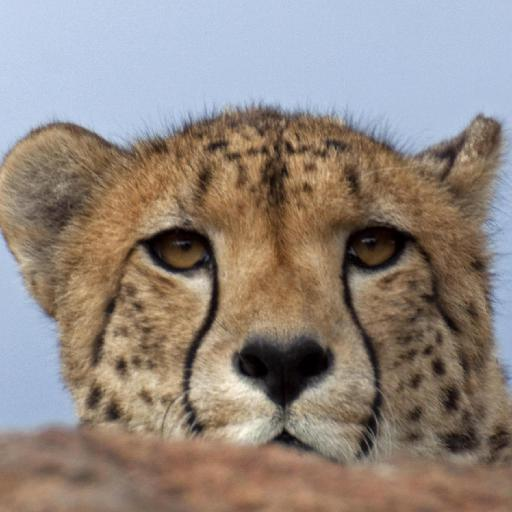
#> input picture test/dataset/1000.jpg, 512 x 512 px, found by its file name
$ python tes.py   (older library calls are emulated)
#> lines starting #> are read from the running program, lines starting #| are printed output that depends on the picture; long printed decimals are rounded
### src/glcm.py
import numpy as np
import math
from skimage.feature import graycomatrix, graycoprops # buat ngecek aja
from nyoba.cosine_similarity import cosine_sim

########## CONVERT WARNA TO GRAYSCALE ##########
def toGrayscale(image):
    grayscale_image = np.dot(image[..., :3], [0.29, 0.587, 0.114]).astype(np.uint8)
    return grayscale_image

########## FRAMEWORK MATRIKS ##########
def matrixGLCM(image, d=1, angle=0):
    # ubah jadi grayscale dulu
    image = toGrayscale(image)

    # quantization levels
    levels = np.max(image) + 1

    # inisialisasi matrix dengan 0
    framework_matrix = np.zeros((levels, levels))

    # dimensi dari gambarnya
    rows, cols = image.shape

    # isi matrixnya
    for i in range(rows):
        for j in range(cols):
                x1, y1 = i, j

                # perpindahan vektor berdasarkan sudut
                if angle == 0:
                    x2, y2 = i + 0, j + d
                elif angle == 45:
                    x2, y2 = i + d, j + d
                elif angle == 90:
                    x2, y2 = i + d, j + 0
                elif angle == 135:
                    x2, y2 = i + 0, j + d

                if 0 <= x1 < rows and 0 <= y1 < cols and 0 <= x2 < rows and 0 <= y2 < cols:
                    pixel1 = image[x1, y1]
                    pixel2 = image[x2, y2]
                    framework_matrix[pixel1, pixel2] += 1
                    # print("framework matrix:")
                    # print(framework_matrix)

    return framework_matrix

########## MATRIKS SIMETRIK ##########
def symmetricGLCM(glcm_matrix):
    symmetric_glcm = glcm_matrix + glcm_matrix.T
    return symmetric_glcm

########## MATRIKS NORMALISASI ##########
def normalizeGLCM(glcm_matrix):
    normalized_glcm = glcm_matrix / np.sum(glcm_matrix)
    return normalized_glcm

########## EKSTRAKSI TEKSTUR ##########
def extract_texture(glcm_matrix):
    rows = glcm_matrix.shape[0]

    # buat cari i - j (untuk contrast, homogeneity, dissimilarity)
    diff_matrix = np.abs(np.arange(rows) - np.arange(rows)[:, np.newaxis])

    # 1. contrast
    contrast_result = np.sum(diff_matrix ** 2 * glcm_matrix)

    # 2. homogeneity
    homogeneity_result = np.sum(glcm_matrix / (1 + diff_matrix ** 2))

    # 3. entropy
    # cari elemen tidak nol, handle kasus log(0) di entropy
    non_zero_elements = glcm_matrix[glcm_matrix > 0]
    entropy_result = -np.sum(non_zero_elements * np.log(non_zero_elements))

    # 4. dissimilarity
    dissimilarity_result = np.sum(diff_matrix * glcm_matrix)

    # 5. energy
    energy_result = np.sqrt(np.sum(glcm_matrix ** 2))

    # 6. correlation
    i, j = np.meshgrid(np.arange(rows), np.arange(rows), indexing='ij')
    rata_rata_i = np.sum(i * glcm_matrix) / np.sum(glcm_matrix)
    rata_rata_j = np.sum(j * glcm_matrix) / np.sum(glcm_matrix)

    sd_i = np.sqrt(np.sum(((i - rata_rata_i) ** 2) * glcm_matrix) / np.sum(glcm_matrix))
    sd_j = np.sqrt(np.sum(((j - rata_rata_j) ** 2) * glcm_matrix) / np.sum(glcm_matrix))

    correlation_result = np.sum(glcm_matrix * ((i - rata_rata_i) * (j - rata_rata_j) / (sd_i * sd_j)))

    return contrast_result, homogeneity_result, entropy_result, dissimilarity_result, energy_result, correlation_result

########## COSINE SIMILARITY ##########
def createVector(a, b, c, d, e, f, g, h, i, j, k, l, m, n, o, p, q, r, s, t, u, v, w, x):
    vector = np.array([a, b, c, d, e, f, g, h, i, j, k, l, m, n, o, p, q, r, s, t, u, v, w, x])

    return vector

# [66 lines of commented-out code are left out]

### src/CBIR_tekstur.py
from glcm import *

def CBIR_tekstur(image1, image2):
    ## BUAT VECTOR BERISI CONTRAST, HOMOGENEITY, DAN ENTROPY DARI IMAGE 1
    # sudut 0
    glcm_matrix1_sudut0 = matrixGLCM(image1, d=1, angle=0)
    symmetric_glcm1_sudut0 = symmetricGLCM(glcm_matrix1_sudut0)
    normalized_glcm1_sudut0 = normalizeGLCM(symmetric_glcm1_sudut0)
    contrast1_sudut0, homogeneity1_sudut0, entropy1_sudut0, dissimilarity1_sudut0, energy1_sudut0, correlation1_sudut0 = extract_texture(normalized_glcm1_sudut0)
    # sudut 45
    glcm_matrix1_sudut45 = matrixGLCM(image1, d=1, angle=45)
    symmetric_glcm1_sudut45 = symmetricGLCM(glcm_matrix1_sudut45)
    normalized_glcm1_sudut45 = normalizeGLCM(symmetric_glcm1_sudut45)
    contrast1_sudut45, homogeneity1_sudut45, entropy1_sudut45, dissimilarity1_sudut45, energy1_sudut45, correlation1_sudut45 = extract_texture(normalized_glcm1_sudut45)
    # sudut 90
    glcm_matrix1_sudut90 = matrixGLCM(image1, d=1, angle=90)
    symmetric_glcm1_sudut90 = symmetricGLCM(glcm_matrix1_sudut90)
    normalized_glcm1_sudut90 = normalizeGLCM(symmetric_glcm1_sudut90)
    contrast1_sudut90, homogeneity1_sudut90, entropy1_sudut90, dissimilarity1_sudut90, energy1_sudut90, correlation1_sudut90 = extract_texture(normalized_glcm1_sudut90)
    # sudut 135
    glcm_matrix1_sudut135 = matrixGLCM(image1, d=1, angle=135)
    symmetric_glcm1_sudut135 = symmetricGLCM(glcm_matrix1_sudut135)
    normalized_glcm1_sudut135 = normalizeGLCM(symmetric_glcm1_sudut135)
    contrast1_sudut135, homogeneity1_sudut135, entropy1_sudut135, dissimilarity1_sudut135, energy1_sudut135, correlation1_sudut135 = extract_texture(normalized_glcm1_sudut135)

    vector1 = createVector(contrast1_sudut0, contrast1_sudut45, contrast1_sudut90, contrast1_sudut135,
                           homogeneity1_sudut0, homogeneity1_sudut45, homogeneity1_sudut90, homogeneity1_sudut135,
                           entropy1_sudut0, entropy1_sudut45, entropy1_sudut90, entropy1_sudut135,
                           dissimilarity1_sudut0, dissimilarity1_sudut45, dissimilarity1_sudut90, dissimilarity1_sudut135,
                           energy1_sudut0, energy1_sudut45, energy1_sudut90, energy1_sudut135,
                           correlation1_sudut0, correlation1_sudut45, correlation1_sudut90, correlation1_sudut135)

    ## BUAT VECTOR BERISI CONTRAST, HOMOGENEITY, DAN ENTROPY DARI IMAGE 2
    # sudut 0
    glcm_matrix2_sudut0 = matrixGLCM(image2, d=1, angle=0)
    symmetric_glcm2_sudut0 = symmetricGLCM(glcm_matrix2_sudut0)
    normalized_glcm2_sudut0 = normalizeGLCM(symmetric_glcm2_sudut0)
    contrast2_sudut0, homogeneity2_sudut0, entropy2_sudut0, dissimilarity2_sudut0, energy2_sudut0, correlation2_sudut0 = extract_texture(normalized_glcm2_sudut0)
    # sudut 45
    glcm_matrix2_sudut45 = matrixGLCM(image2, d=1, angle=45)
    symmetric_glcm2_sudut45 = symmetricGLCM(glcm_matrix2_sudut45)
    normalized_glcm2_sudut45 = normalizeGLCM(symmetric_glcm2_sudut45)
    contrast2_sudut45, homogeneity2_sudut45, entropy2_sudut45, dissimilarity2_sudut45, energy2_sudut45, correlation2_sudut45 = extract_texture(normalized_glcm2_sudut45)
    # sudut 90
    glcm_matrix2_sudut90 = matrixGLCM(image2, d=1, angle=90)
    symmetric_glcm2_sudut90 = symmetricGLCM(glcm_matrix2_sudut90)
    normalized_glcm2_sudut90 = normalizeGLCM(symmetric_glcm2_sudut90)
    contrast2_sudut90, homogeneity2_sudut90, entropy2_sudut90, dissimilarity2_sudut90, energy2_sudut90, correlation2_sudut90 = extract_texture(normalized_glcm2_sudut90)
    # sudut 135
    glcm_matrix2_sudut135 = matrixGLCM(image2, d=1, angle=135)
    symmetric_glcm2_sudut135 = symmetricGLCM(glcm_matrix2_sudut135)
    normalized_glcm2_sudut135 = normalizeGLCM(symmetric_glcm2_sudut135)
    contrast2_sudut135, homogeneity2_sudut135, entropy2_sudut135, dissimilarity2_sudut135, energy2_sudut135, correlation2_sudut135 = extract_texture(normalized_glcm2_sudut135)

    vector2 = createVector(contrast2_sudut0, contrast2_sudut45, contrast2_sudut90, contrast2_sudut135,
                           homogeneity2_sudut0, homogeneity2_sudut45, homogeneity2_sudut90, homogeneity2_sudut135,
                           entropy2_sudut0, entropy2_sudut45, entropy2_sudut90, entropy2_sudut135,
                           dissimilarity2_sudut0, dissimilarity2_sudut45, dissimilarity2_sudut90, dissimilarity2_sudut135,
                           energy2_sudut0, energy2_sudut45, energy2_sudut90, energy2_sudut135,
                           correlation2_sudut0, correlation2_sudut45, correlation2_sudut90, correlation2_sudut135)

    ## CARI NILAI COS THETA UNTUK TAU KEMIRIPAN
    cos_theta = cosine_sim(vector1, vector2)

    return cos_theta

### src/nyoba/cosine_similarity.py
from math import pow,sqrt

def cosine_sim(vector1,vector2):
    # dot product
    dot_prod = 0
    for i in range(len(vector1)):
        dot_prod += vector1[i]*vector2[i]
    # vector magnitude
    mag_vector1 = 0
    mag_vector2 = 0
    for i in range(len(vector1)):
        mag_vector1 += pow(vector1[i],2)
    for i in range(len(vector2)):
        mag_vector2 += pow(vector2[i],2)
    mag_total = sqrt(mag_vector1)*sqrt(mag_vector2)
    # result
    return dot_prod/mag_total

# usage:
# vector1 = [25,98,30]
# vector2 = [20,90,10]
# print(cosine_sim(vector1,vector2))

### src/tes.py
import cv2
import time
import os
from CBIR_tekstur import *
from multiprocessing import Pool

# membandingkan dua gambar
def compareImages(image1, image2):
    return CBIR_tekstur(image1, image2)

# mendapatkan semua gambar dalam folder
def imageInFolder(folder_path):
    image_files = [os.path.join(folder_path, filename) for filename in os.listdir(folder_path) if filename.endswith('.jpg')]
    return image_files

if __name__ == '__main__':
    start_time = time.time()

    # load gambar referensi
    reference_image = cv2.imread('img/dataset/1000.jpg')
#> reference_image is the input picture: shape (512, 512, 3); mean B, G, R 127.6, 135.2, 146.6

    # list gambar target yang akan dibandingkan
    target_folder = 'img/dataset/'
    target_images = imageInFolder(target_folder)

    # baca semua gambar langsung terus simpen ke list, jadi ga ulang ulang cv2 imreadnya
    target_images_list = [cv2.imread(image_path) for image_path in target_images]
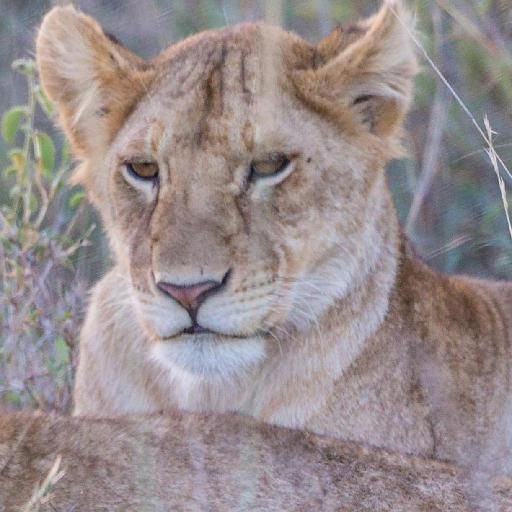
#> input picture img/dataset/1026.jpg, 512 x 512 px, found by its file name
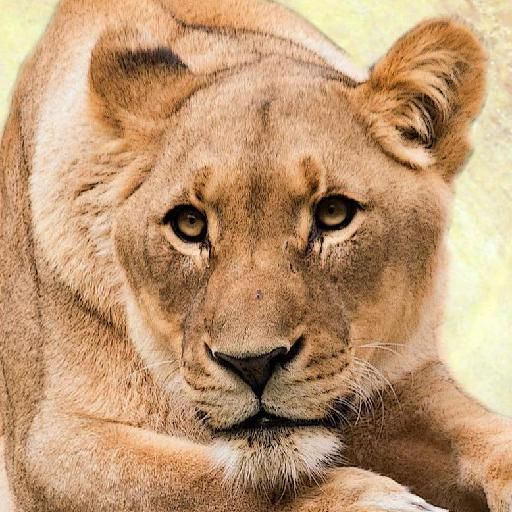
#> input picture img/dataset/1099.jpg, 512 x 512 px, found by its file name
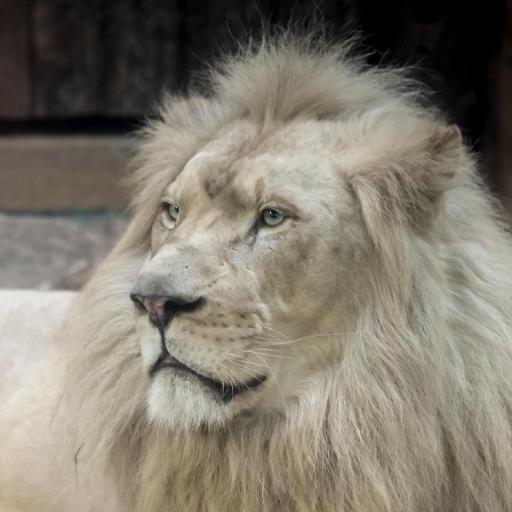
#> input picture img/dataset/1101.jpg, 512 x 512 px, found by its file name
#> target_images_list = 3 items

    # inisialisasi pool multiprocessing dengan jumlah prosesor yang tersedia
    num_processors = 8 # sesuaikan dengan jumlah prosesor yang tersedia
    pool = Pool(processes=num_processors)

    # bandingkan gambar referensi dengan gambar target secara paralel
    similarities = pool.starmap(compareImages, [(reference_image, image) for image in target_images_list])
#> in toGrayscale, `grayscale_image = np.dot(image[..., :3], [0.29, 0.587, 0.114]).astype(..`:
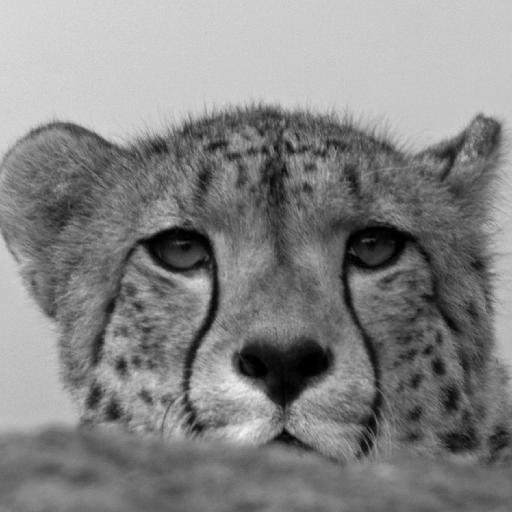
#> grayscale_image: shape (512, 512); min 0, max 242, mean 132.6
#> in matrixGLCM, `levels = np.max(image) + 1`: levels = 243
#> in extract_texture, `contrast_result = np.sum(diff_matrix ** 2 * glcm_matrix)`: contrast_result = 46.6
#> in extract_texture, `homogeneity_result = np.sum(glcm_matrix / (1 + diff_matrix ** 2))`: homogeneity_result = 0.355
#> in extract_texture, `non_zero_elements = glcm_matrix[glcm_matrix > 0]`: non_zero_elements = 12215 values, max 0.0139 at index 11464, min 1.91e-06 at index 8, mean 8.19e-05
#> in extract_texture, `entropy_result = -np.sum(non_zero_elements * np.log(non_zero_elements))`: entropy_result = 7.9
#> in extract_texture, `dissimilarity_result = np.sum(diff_matrix * glcm_matrix)`: dissimilarity_result = 4.24
#> in extract_texture, `energy_result = np.sqrt(np.sum(glcm_matrix ** 2))`: energy_result = 0.0397
#> in extract_texture, `rata_rata_i = np.sum(i * glcm_matrix) / np.sum(glcm_matrix)`: rata_rata_i = 132.5
#> in extract_texture, `sd_i = np.sqrt(np.sum(((i - rata_rata_i) ** 2) * glcm_matrix) / np.sum..`: sd_i = 53.37
#> in extract_texture, `correlation_result = np.sum(glcm_matrix * ((i - rata_rata_i) * (j - ra..`: correlation_result = 0.992
#> in CBIR_tekstur, `contrast1_sudut0, homogeneity1_sudut0, entropy1_sudut0, dissimilarity1..`: contrast1_sudut0 = 46.6; homogeneity1_sudut0 = 0.355; entropy1_sudut0 = 7.9; dissimilarity1_sudut0 = 4.24; energy1_sudut0 = 0.0397; correlation1_sudut0 = 0.992
#> in CBIR_tekstur, `contrast1_sudut45, homogeneity1_sudut45, entropy1_sudut45, dissimilari..`: contrast1_sudut45 = 71.89; homogeneity1_sudut45 = 0.279; entropy1_sudut45 = 8.18; dissimilarity1_sudut45 = 5.48; energy1_sudut45 = 0.0327; correlation1_sudut45 = 0.987
#> in CBIR_tekstur, `contrast1_sudut90, homogeneity1_sudut90, entropy1_sudut90, dissimilari..`: contrast1_sudut90 = 42.57; homogeneity1_sudut90 = 0.329; entropy1_sudut90 = 7.93; dissimilarity1_sudut90 = 4.25; energy1_sudut90 = 0.0385; correlation1_sudut90 = 0.993
#> in CBIR_tekstur, `contrast1_sudut135, homogeneity1_sudut135, entropy1_sudut135, dissimil..`: contrast1_sudut135 = 46.6; homogeneity1_sudut135 = 0.355; entropy1_sudut135 = 7.9; dissimilarity1_sudut135 = 4.24; energy1_sudut135 = 0.0397; correlation1_sudut135 = 0.992
#> in createVector, `vector = np.array([a, b, c, d, e, f, g, h, i, j, k, l, m, n, o, p, q, ..`: vector = 24 values, max 71.89 at index 1, min 0.0327 at index 17, mean 10.97
#> in CBIR_tekstur, `vector1 = createVector(contrast1_sudut0, contrast1_sudut45, contrast1_..`: vector1 has the same summary as vector in createVector
#> in CBIR_tekstur, image2 is the input picture: shape (512, 512, 3); mean B, G, R 142, 140.9, 151.7
#> in CBIR_tekstur, `contrast2_sudut0, homogeneity2_sudut0, entropy2_sudut0, dissimilarity2..`: contrast2_sudut0 = 56.72; homogeneity2_sudut0 = 0.204; entropy2_sudut0 = 8.03; dissimilarity2_sudut0 = 5.21; energy2_sudut0 = 0.0219; correlation2_sudut0 = 0.963
#> in CBIR_tekstur, `contrast2_sudut45, homogeneity2_sudut45, entropy2_sudut45, dissimilari..`: contrast2_sudut45 = 85.87; homogeneity2_sudut45 = 0.159; entropy2_sudut45 = 8.28; dissimilarity2_sudut45 = 6.68; energy2_sudut45 = 0.0192; correlation2_sudut45 = 0.944
#> in CBIR_tekstur, `contrast2_sudut90, homogeneity2_sudut90, entropy2_sudut90, dissimilari..`: contrast2_sudut90 = 47.03; homogeneity2_sudut90 = 0.215; entropy2_sudut90 = 7.97; dissimilarity2_sudut90 = 4.87; energy2_sudut90 = 0.0226; correlation2_sudut90 = 0.969
#> in CBIR_tekstur, `contrast2_sudut135, homogeneity2_sudut135, entropy2_sudut135, dissimil..`: contrast2_sudut135 = 56.72; homogeneity2_sudut135 = 0.204; entropy2_sudut135 = 8.03; dissimilarity2_sudut135 = 5.21; energy2_sudut135 = 0.0219; correlation2_sudut135 = 0.963
#> in CBIR_tekstur, `vector2 = createVector(contrast2_sudut0, contrast2_sudut45, contrast2_..`: vector2 = 24 values, max 85.87 at index 1, min 0.0192 at index 17, mean 12.72
#> the loop in cosine_sim, `for i in range(len(vector1)):` made 24 passes
#> dot_prod on passes 1 to 12: 2643.6, 8816.2, 10818.1, 13461.6, 13461.7, 13461.8, 13461.8, 13461.9, 13525.4, 13593.1, 13656.3, 13719.8
#> after the loop in cosine_sim, `for i in range(len(vector1)):`: dot_prod = 13825
#> the loop in cosine_sim, `for i in range(len(vector1)):` made 24 passes
#> mag_vector1 on passes 1 to 12: 2171.9, 7339.6, 9151.7, 11323.6, 11323.7, 11323.8, 11323.9, 11324, 11386.5, 11453.3, 11516.2, 11578.6
#> after the loop in cosine_sim, `for i in range(len(vector1)):`: mag_vector1 = 11666.5
#> the loop in cosine_sim, `for i in range(len(vector2)):` made 24 passes
#> mag_vector2 on passes 1 to 12: 3217.7, 10590.7, 12802.1, 16019.8, 16019.9, 16019.9, 16019.9, 16020, 16084.5, 16153.1, 16216.7, 16281.2
#> after the loop in cosine_sim, `for i in range(len(vector2)):`: mag_vector2 = 16407.5
#> in cosine_sim, `mag_total = sqrt(mag_vector1)*sqrt(mag_vector2)`: mag_total = 13835.4
#> in CBIR_tekstur, `cos_theta = cosine_sim(vector1, vector2)`: cos_theta = 0.999
#> in toGrayscale (call 13), `grayscale_image = np.dot(image[..., :3], [0.29, 0.587, 0.114]).astype(..`:
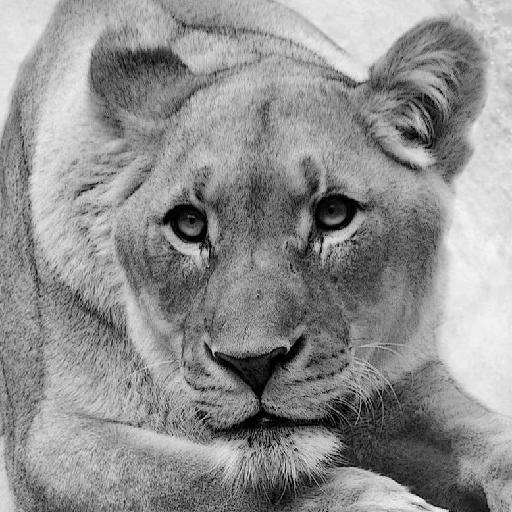
#> grayscale_image: shape (512, 512); min 0, max 249, mean 144
#> in matrixGLCM (call 13), `levels = np.max(image) + 1`: levels = 250
#> after the loop in matrixGLCM (call 13), `for i in range(rows):`:
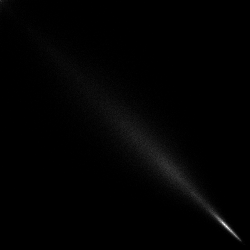
#> framework_matrix: shape (250, 250) float64; min 0, max 404, mean 4.2; drawn with min black and max white
#> in CBIR_tekstur, image2 is the input picture: shape (512, 512, 3); mean B, G, R 115.4, 152.2, 190.1
#> the loop in cosine_sim (call 2), `for i in range(len(vector1)):` made 24 passes
#> dot_prod on passes 1 to 12: 20843, 59559.1, 71400.8, 92243.8, 92243.8, 92243.8, 92243.9, 92243.9, 92318.1, 92395.9, 92468.7, 92542.8
#> the loop in cosine_sim (call 2), `for i in range(len(vector1)):` made 24 passes
#> the loop in cosine_sim (call 2), `for i in range(len(vector2)):` made 24 passes
#> mag_vector2 on passes 1 to 12: 200023.9, 490083.8, 567465, 767488.9, 767488.9, 767489, 767489, 767489, 767577, 767667.6, 767751.9, 767839.9
#> in toGrayscale (call 21), `grayscale_image = np.dot(image[..., :3], [0.29, 0.587, 0.114]).astype(..`:
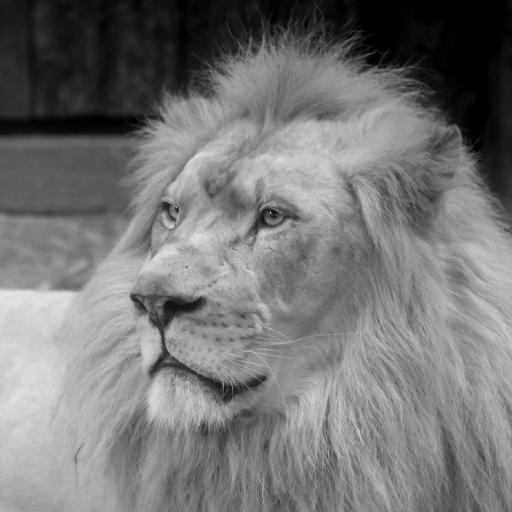
#> grayscale_image: shape (512, 512); min 0, max 228, mean 117.8
#> in CBIR_tekstur, image2 is the input picture: shape (512, 512, 3); mean B, G, R 109.6, 122.4, 128.6
#> similarities = [0.999, 0.98, 0.993]

    # close pool multiprocessing
    pool.close()
    pool.join()

    # Hasil kesamaan citra
    for i, similarity in enumerate(similarities):
        print(f"Kesamaan dengan gambar-{i+1}: {similarity * 100:.5f}%")
#> this loop made 3 passes
#> similarity on passes 1 to 3: 0.999, 0.98, 0.993
#| Kesamaan dengan gambar-1: 99.925%
#| Kesamaan dengan gambar-2: 97.998%
#| Kesamaan dengan gambar-3: 99.292%

    end_time = time.time()

    execution_time = end_time - start_time
    print(f"Program selesai dalam {execution_time:.2f} detik")
